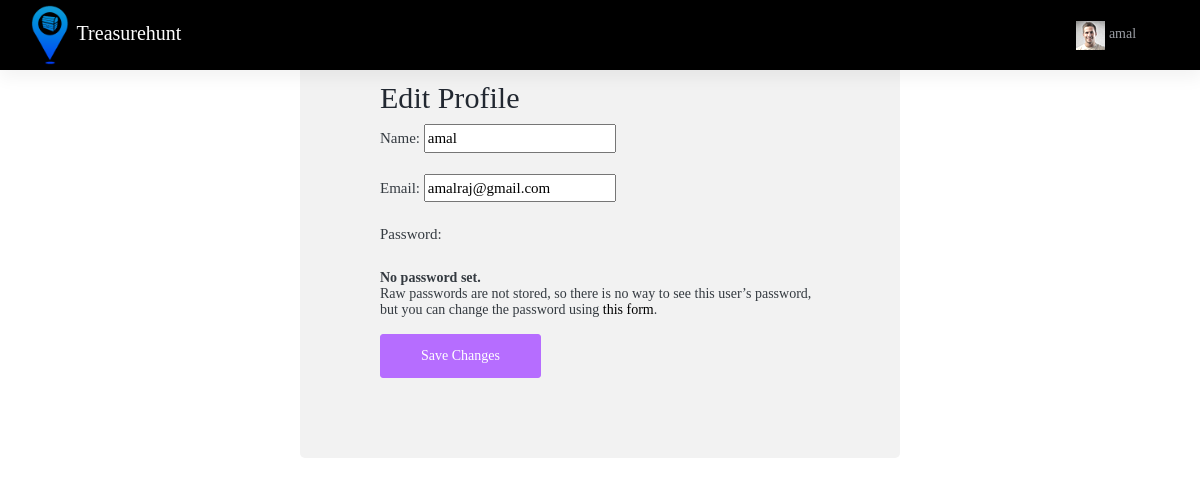
Before: /edit_profile (signed in) with the older database file.
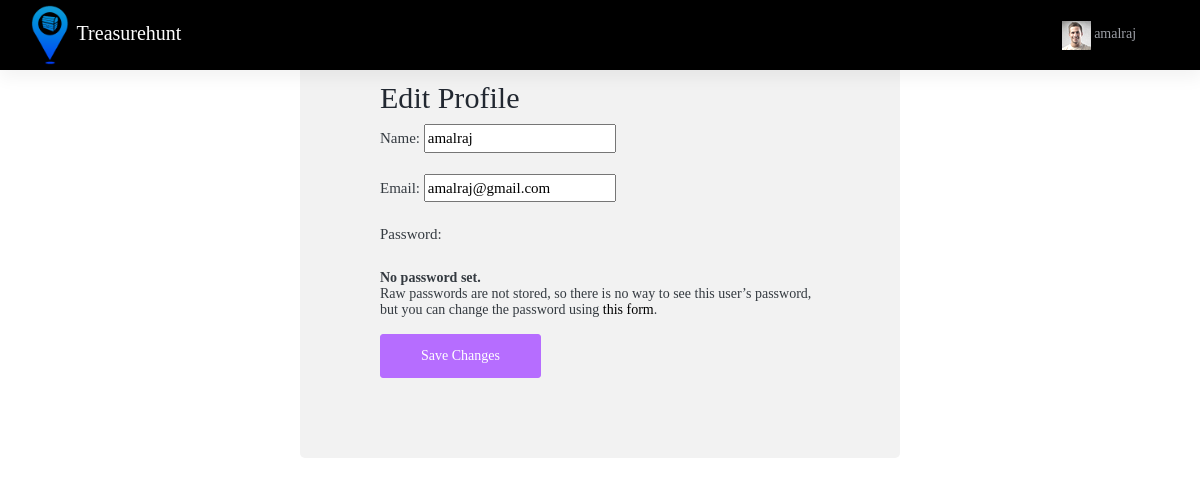
After: the same page with the newer database file.
### app/models.py (models this page shows, shortened)
class User(models.Model):
    REGISTER_CHOICES = (
        ('1', 'Coordinator'),
        ('2', 'Player'),
    )
    uid = models.AutoField(primary_key=True)
    name = models.CharField(max_length=50)
    email = models.EmailField(unique=True)
    password = models.CharField(max_length=128)
    new_password = models.CharField(max_length=128,null=True,blank=True)
    register_as = models.IntegerField(choices=REGISTER_CHOICES, null=False, blank=False)
    game = models.ForeignKey(Game, related_name='players', on_delete=models.CASCADE, null=True, blank=True)
    phonecode = models.CharField(max_length=10)
    phone = models.CharField(max_length=20)
    token = models.CharField(max_length=64, blank=True, null=True)
    created_at = models.DateTimeField(auto_now_add=True)
    updated_at = models.DateTimeField(auto_now=True)
    deleted_at = models.BooleanField(default=False)
    last_login = models.DateTimeField(null=True, blank=True)

### app/views.py (the view)
# urls.py: path('edit_profile', views.edit_profile),
def edit_profile(request):
    if 'uid' in request.session:
        id = request.session['uid']
        user = User.objects.get(uid=id)
        if request.method == 'POST':
            form = EditProfileForm(request.POST, instance=user)
            if form.is_valid():
                form.save()
                messages.success(request, 'Your profile has been updated!')
                return redirect('coordinator_dashboard')
        else:
            form = EditProfileForm(instance=user)
            return render(request, 'edit_profile.html', {'form': form, 'user':user})
    else:
        return redirect(my_login)

### app/forms.py
class EditProfileForm(UserChangeForm):
    class Meta:
        model = User
        fields = ['name', 'email']

### template/edit_profile.html (shortened to what this page needs)
{% extends 'player-dashboard/app.html' %}
{% block content %}
<div class="center">
<h2>Edit Profile</h2>
  <form method="post">
    {{ form.as_p }}
    <button type="submit" class="btn btn-primary">Save Changes</button>
  </form>
</div>
{% endblock %}

### template/player-dashboard/app.html (shortened to what this page needs)
<!DOCTYPE html>
<html lang="en">
<head>
    {% load static %}
    <link rel="stylesheet" href="https://cdnjs.cloudflare.com/ajax/libs/font-awesome/4.7.0/css/font-awesome.min.css">
    <link href="{% static 'dashboard/css/vendor.bundle.base.css' %}"
          rel="stylesheet">
    <link href="{% static 'dashboard/css/style.css' %}" rel="stylesheet">
    <link href="{% static 'dashboard/css/viewport.css' %}" rel="stylesheet">
    <link rel="stylesheet"
          href="{% static 'dashboard/css/sweetalert-1.1.3.min.css' %}">
    <link rel="stylesheet"
          href="{% static 'dashboard/css/toastr.css' %}">
    <link rel="stylesheet"
          href="{% static 'dashboard/css/dataTables.bootstrap4.min.css' %}">
    <link rel="stylesheet" href="{% static 'dashboard/font/noto-sans/stylesheet.css' %}">
    <link rel="stylesheet" href="{% static 'dashboard/css/select2.min.css' %}">
    <link rel="stylesheet"
          href="{% static 'dashboard/css/font-awesome/font-awesome.min.css' %}">
</head>
<body>
    <div class="container-scroller">
        <header class="">
            <nav class="navbar default-layout-navbar col-lg-12 col-12 p-0 fixed-top d-flex flex-row">
              <div class="navbar-menu-wrapper d-flex align-items-stretch">
                    <a class="navbar-brand brand-logo" href="#"><img src="{% static 'image/logo.png' %}" alt="logo" class="ml-2  px-2 logo-img">Treasurehunt</a>
                    <ul class="navbar-nav navbar-nav-right">
                      <li class="dropdown">
                        <a data-toggle="dropdown" class="dropdown-toggle" href="#">
                            <span class="avatar_login"><img alt="" src="{% static 'image/avatar1_small.png' %}"></span>
                          <span class="username text-muted">
                              {{ user.name }}
                          </span>
                        </a>
                      </li>
                       <li class="nav-item d-lg-block full-screen-link"> <a class="nav-link">  </a></li>
                    </ul>
              </div>
            </nav>
        </header>
        {% block content %}{% endblock %}
        </div>
</body>
</html>

Changed rows visible on the page:
changed User "amalraj@gmail.com": name "amal" → "amalraj"
